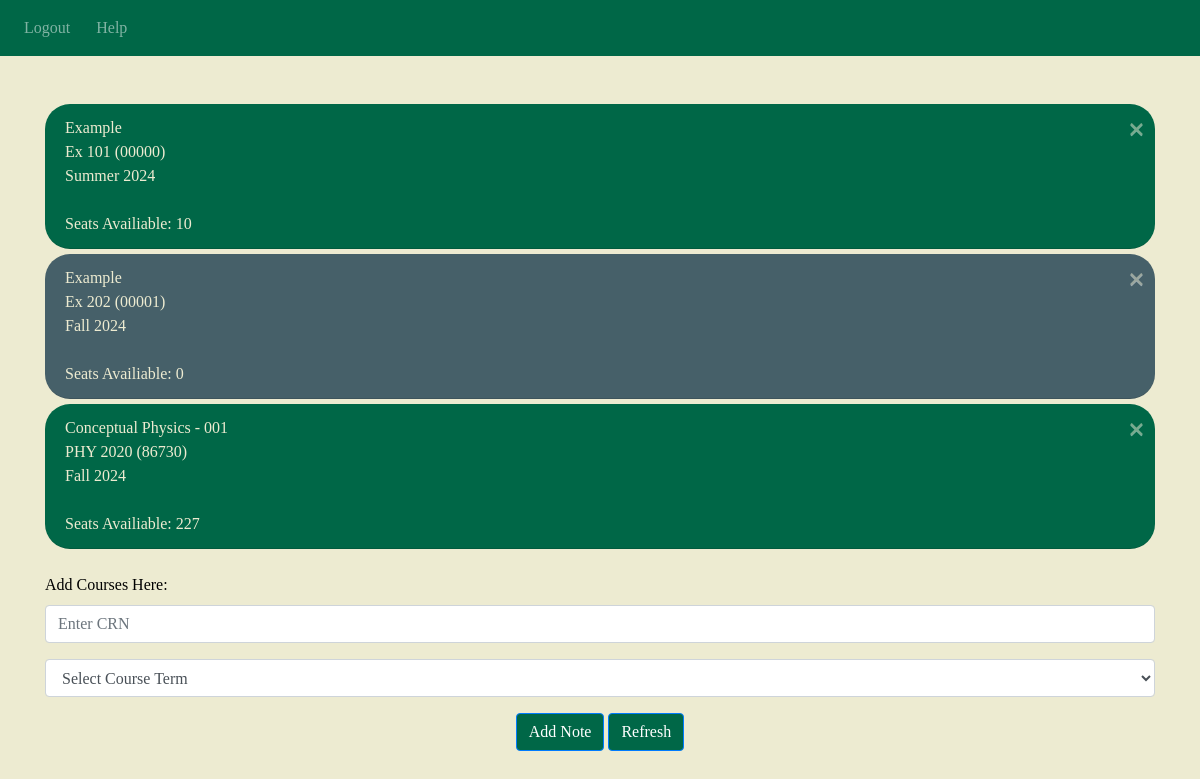
Screenshot of / (signed in) with the database file from the repository.
### website/models.py (models this page shows)
class Note(db.Model):
    id = db.Column(db.Integer, primary_key=True)
    data = db.Column(db.String(6),unique=True)
    term = db.Column(db.String(20), default="202408")
    seats_available = db.Column(db.Integer,default=-1)
    course_name = db.Column(db.String(15))
    course_info = db.Column(db.String(10))
    user_id = db.Column(db.Integer, db.ForeignKey('user.id'))

### website/views.py (the view)
@views.route('/',methods=['GET','POST'])
def home():
    if(current_user):
        if request.method == 'POST':
            note = request.form.get('note')
            term = request.form.get('note-term')
            print(term)
            if len(note) != 5 or not note.isnumeric():
                flash("CRN Must be 5 Numeric Digits", category="error")
            elif scraper.valid_crn_scraper.check_available(note,term)['valid'] == 0:
                flash(f"Failed to Add CRN {note}", category="error")
            else:
                scraper_dict = scraper.valid_crn_scraper.check_available(note,term)
                course_info = scraper_dict['course_info']
                course_name = scraper_dict['course_name']
                seats_available = scraper.seat_scraper.check_available(note,term)
                note_exsists = Note.query.filter_by(data=note,term=term,user_id=current_user.id).first()
                if(note_exsists):
                    flash(f"Course with CRN: {note} & term {term} already in database",category="error")
                else:
                    new_note = Note(data=note, course_name=course_name, seats_available= seats_available, course_info = course_info, user_id=current_user.id, term=term)
                    db.session.add(new_note)
                    db.session.commit()
                    flash("Course added!",category="success")
    return render_template("home.html", user = current_user)

### website/__init__.py (called while the page is built)
def create_app():
    app = Flask(__name__)
    app.config['SECRET_KEY'] = 'hjshlmpp'
    app.config['SQLALCHEMY_DATABASE_URI'] = f'sqlite:///{DB_NAME}'
    db.init_app(app)
    from .views import views
    from .auth import auth
    app.register_blueprint(views, url_prefix='/')
    app.register_blueprint(auth, url_prefix='/')
    from .models import User, Note
    with app.app_context():
        create_database()
    login_manager = LoginManager()
    login_manager.login_view = 'auth.login'
    login_manager.init_app(app)
    @login_manager.user_loader
    def load_user(id):
        return User.query.get(int(id))
    return app

### website/templates/home.html (shortened to what this page needs)
{% extends "base.html" %}
{% block content %}
{% if user.is_authenticated %}
<br>
<br>
<ul class="list-group list-group-flush" id="notes">
    {% for note in user.notes %}
    <li class="list-group-item rounded" {%if note.seats_available > 0%} style="background-color:  #006747; color:#EDEBD1;" {%else%} style="background-color: #466069;color: #EDEBD1;"{%endif%}>
        {{note.course_name}}<br>
        {{note.course_info}}
        ({{ note.data }})
        <br>
        {%if note.term[4:6] == "05"%}
        Summer
        {%elif note.term[4:6] =="08"%}
        Fall
        {%else%}
        Spring
        {% endif %}
        {{note.term[0:4]}} <br>
        <br>
        Seats Availiable: {{ note.seats_available }}
        <button type="button" class="close close-custom" onClick="deleteNote({{ note.id }})">
            <span aria-hidden="true">&times;</span>
        </button>
    </li>
    {%endfor%}
</ul>
<br>
<label for="addNote_btn">Add Courses Here:</label>
<form method="POST">
    <div class="form-group">
        <input name="note" id="note" class="form-control" placeholder="Enter CRN" required></input>
    </div>
    <div class="form-group">
        <select class="form-control" name="note-term" id="note-term" placeholder="Select Course Term" required>
            <option value="" disabled selected>Select Course Term</option>
        </select>
    </div>
    <div align="center">
        <button type="submit" id="addNote_btn" class="btn btn-primary">Add Note</button>
        <button type="button" id="refreshButton" class="btn btn-primary">Refresh</button>
    </div>
</form>
<br>
{% endif %}
{% endblock %}

### website/templates/base.html (shortened to what this page needs)
<!DOCTYPE html>
<html>
    <head>
        <link
          rel="stylesheet"
          href="https://stackpath.bootstrapcdn.com/bootstrap/4.4.1/css/bootstrap.min.css"
        />
        <link
          rel="stylesheet"
          href="https://stackpath.bootstrapcdn.com/font-awesome/4.7.0/css/font-awesome.min.css"
        />
        <link rel="stylesheet" href="static/styles.css">
    </head>
    <body>
        <nav class="navbar navbar-expand-lg navbar-dark bg-dark">
          <div class="collapse navbar-collapse" id="navbar">
            <div class="navbar-nav">
              {% if user.is_authenticated %}
              <a class="nav-item nav-link" id="logout" href="/logout">Logout</a>
              <a class="nav-item nav-link" id="helpButton">Help</a>
              {% else %}
              <a class="nav-item nav-link" id="home" href="/">Home</a>
              <a class="nav-item nav-link" id="login" href="/login">Login</a>
              <a class="nav-item nav-link" id="signUp" href="/sign-up">Sign Up</a>
              {% endif %}
            </div>
          </div>
        </nav>
        <div class="container">{% block content %} {% endblock %}</div>
    </body>
</html>

### website/static/styles.css (style rules this page uses)
* { font-family: Garamond; }
body { background-color: #EDEBD1; color: black; }
.navbar { background-color: #006747 !important; color: white !important; }
#submit_btn, #login_btn, #addNote_btn, #refreshButton, #login_btn_home, #signup_btn_home { background-color: #006747;s }
li:not(:last-child) { margin-bottom: 5px; }
.rounded { border-radius: 25px !important; }
.close-custom { color: #EDEBD1 !important; }
.close { position: absolute; top: 10px; right: 10px; color: #006747; font-size: 30px; cursor: pointer; }
.navbar-nav { flex-direction: row; }
.navbar-nav .nav-item { margin-right: 10px; }
.navbar-nav .nav-link { padding: 0.5rem 1rem; }

### rows the page displays
Note: course_name "Example", course_info "Ex 101", data "00000", shows "Summer", term "2024", seats_available "10"
Note: course_name "Example", course_info "Ex 202", data "00001", shows "Fall", term "2024", seats_available "0"
Note: course_name "Conceptual Physics - 001", course_info "PHY 2020", data "86730", shows "Fall", term "2024", seats_available "227"
